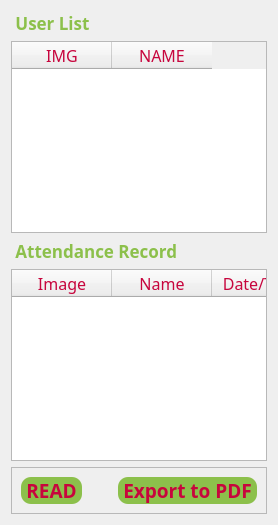
         <widget class="QWidget" name="tab_14">
          <attribute name="title">
           <string>DB</string>
          </attribute>
          <layout class="QVBoxLayout" name="verticalLayout_3">
           <item>
            <widget class="QLabel" name="label_35">
             <property name="font">
              <font>
               <family>PMingLiU-ExtB</family>
               <pointsize>13</pointsize>
               <weight>75</weight>
               <bold>true</bold>
              </font>
             </property>
             <property name="styleSheet">
              <string notr="true">color:rgb(140, 192, 75);</string>
             </property>
             <property name="text">
              <string> User List</string>
             </property>
            </widget>
           </item>
           <item>
            <widget class="QTableWidget" name="tableWid">
             <property name="sizePolicy">
              <sizepolicy hsizetype="Expanding" vsizetype="Expanding">
               <horstretch>0</horstretch>
               <verstretch>1</verstretch>
              </sizepolicy>
             </property>
             <property name="font">
              <font>
               <family>Yu Gothic UI Semilight</family>
               <pointsize>12</pointsize>
               <weight>50</weight>
               <bold>false</bold>
              </font>
             </property>
             <property name="autoFillBackground">
              <bool>false</bool>
             </property>
             <property name="styleSheet">
              <string notr="true">selection-background-color:rgb(140, 192, 75);


color: rgb(199, 5, 61);
</string>
             </property>
             <property name="lineWidth">
              <number>1</number>
             </property>
             <property name="verticalScrollBarPolicy">
              <enum>Qt::ScrollBarAlwaysOff</enum>
             </property>
             <property name="dragEnabled">
              <bool>false</bool>
             </property>
             <property name="textElideMode">
              <enum>Qt::ElideRight</enum>
             </property>
             <property name="showGrid">
              <bool>false</bool>
             </property>
             <property name="wordWrap">
              <bool>true</bool>
             </property>
             <property name="cornerButtonEnabled">
              <bool>true</bool>
             </property>
             <property name="rowCount">
              <number>40</number>
             </property>
             <property name="columnCount">
              <number>2</number>
             </property>
             <attribute name="horizontalHeaderHighlightSections">
              <bool>true</bool>
             </attribute>
             <attribute name="horizontalHeaderStretchLastSection">
              <bool>false</bool>
             </attribute>
             <attribute name="verticalHeaderVisible">
              <bool>false</bool>
             </attribute>
             <attribute name="verticalHeaderShowSortIndicator" stdset="0">
              <bool>false</bool>
             </attribute>
             <row/>
             <row/>
             <row/>
             <row/>
             <row/>
             <row/>
             <row/>
             <row/>
             <row/>
             <row/>
             <row/>
             <row/>
             <row/>
             <row/>
             <row/>
             <row/>
             <row/>
             <row/>
             <row/>
             <row/>
             <row/>
             <row/>
             <row/>
             <row/>
             <row/>
             <row/>
             <row/>
             <row/>
             <row/>
             <row/>
             <row/>
             <row/>
             <row/>
             <row/>
             <row/>
             <row/>
             <row/>
             <row/>
             <row/>
             <row/>
             <column>
              <property name="text">
               <string>IMG</string>
              </property>
             </column>
             <column>
              <property name="text">
               <string>NAME</string>
              </property>
             </column>
            </widget>
           </item>
           <item>
            <widget class="QLabel" name="label_36">
             <property name="font">
              <font>
               <family>PMingLiU-ExtB</family>
               <pointsize>13</pointsize>
               <weight>75</weight>
               <bold>true</bold>
              </font>
             </property>
             <property name="styleSheet">
              <string notr="true">color:rgb(140, 192, 75);
</string>
             </property>
             <property name="text">
              <string> Attendance Record</string>
             </property>
            </widget>
           </item>
           <item>
            <widget class="QTableWidget" name="tableWid_2">
             <property name="sizePolicy">
              <sizepolicy hsizetype="Expanding" vsizetype="Expanding">
               <horstretch>0</horstretch>
               <verstretch>1</verstretch>
              </sizepolicy>
             </property>
             <property name="font">
              <font>
               <family>Yu Gothic UI Semilight</family>
               <pointsize>12</pointsize>
               <weight>50</weight>
               <bold>false</bold>
              </font>
             </property>
             <property name="cursor" stdset="0">
              <cursorShape>PointingHandCursor</cursorShape>
             </property>
             <property name="whatsThis">
              <string/>
             </property>
             <property name="autoFillBackground">
              <bool>false</bool>
             </property>
             <property name="styleSheet">
              <string notr="true">selection-background-color:rgb(140, 192, 75);
color: rgb(199, 5, 61);</string>
             </property>
             <property name="lineWidth">
              <number>0</number>
             </property>
             <property name="verticalScrollBarPolicy">
              <enum>Qt::ScrollBarAlwaysOff</enum>
             </property>
             <property name="horizontalScrollBarPolicy">
              <enum>Qt::ScrollBarAlwaysOff</enum>
             </property>
             <property name="sizeAdjustPolicy">
              <enum>QAbstractScrollArea::AdjustIgnored</enum>
             </property>
             <property name="dragEnabled">
              <bool>false</bool>
             </property>
             <property name="textElideMode">
              <enum>Qt::ElideRight</enum>
             </property>
             <property name="showGrid">
              <bool>false</bool>
             </property>
             <property name="gridStyle">
              <enum>Qt::SolidLine</enum>
             </property>
             <property name="wordWrap">
              <bool>true</bool>
             </property>
             <property name="rowCount">
              <number>40</number>
             </property>
             <property name="columnCount">
              <number>5</number>
             </property>
             <attribute name="horizontalHeaderCascadingSectionResizes">
              <bool>false</bool>
             </attribute>
             <attribute name="horizontalHeaderHighlightSections">
              <bool>true</bool>
             </attribute>
             <attribute name="horizontalHeaderStretchLastSection">
              <bool>false</bool>
             </attribute>
             <attribute name="verticalHeaderVisible">
              <bool>false</bool>
             </attribute>
             <row/>
             <row/>
             <row/>
             <row/>
             <row/>
             <row/>
             <row/>
             <row/>
             <row/>
             <row/>
             <row/>
             <row/>
             <row/>
             <row/>
             <row/>
             <row/>
             <row/>
             <row/>
             <row/>
             <row/>
             <row/>
             <row/>
             <row/>
             <row/>
             <row/>
             <row/>
             <row/>
             <row/>
             <row/>
             <row/>
             <row/>
             <row/>
             <row/>
             <row/>
             <row/>
             <row/>
             <row/>
             <row/>
             <row/>
             <row/>
             <column>
              <property name="text">
               <string>Image</string>
              </property>
             </column>
             <column>
              <property name="text">
               <string>Name</string>
              </property>
             </column>
             <column>
              <property name="text">
               <string>Date/Time</string>
              </property>
             </column>
             <column>
              <property name="text">
               <string>Status</string>
              </property>
             </column>
             <column>
              <property name="text">
               <string>CT</string>
              </property>
             </column>
            </widget>
           </item>
           <item>
            <widget class="QFrame" name="frame_6">
             <property name="font">
              <font>
               <pointsize>14</pointsize>
              </font>
             </property>
             <property name="frameShape">
              <enum>QFrame::StyledPanel</enum>
             </property>
             <property name="frameShadow">
              <enum>QFrame::Raised</enum>
             </property>
             <layout class="QHBoxLayout" name="horizontalLayout_3">
              <item alignment="Qt::AlignLeft">
               <widget class="QPushButton" name="READ">
                <property name="maximumSize">
                 <size>
                  <width>16777215</width>
                  <height>16777215</height>
                 </size>
                </property>
                <property name="font">
                 <font>
                  <family>PMingLiU-ExtB</family>
                  <pointsize>14</pointsize>
                  <weight>75</weight>
                  <bold>true</bold>
                 </font>
                </property>
                <property name="cursor">
                 <cursorShape>PointingHandCursor</cursorShape>
                </property>
                <property name="styleSheet">
                 <string notr="true">QPushButton#READ{
background-color:rgb(140, 192, 75);
border-radius:10px;
color: rgb(199, 5, 61);

}

QPushButton#READ:pressed{
background-color:rgb(100,146,0);
color: rgb(199, 5, 61);
}
</string>
                </property>
                <property name="text">
                 <string> READ </string>
                </property>
               </widget>
              </item>
              <item alignment="Qt::AlignLeft">
               <widget class="QPushButton" name="export_2">
                <property name="font">
                 <font>
                  <family>PMingLiU-ExtB</family>
                  <pointsize>14</pointsize>
                  <weight>75</weight>
                  <bold>true</bold>
                 </font>
                </property>
                <property name="styleSheet">
                 <string notr="true">QPushButton#export_2{
background-color:rgb(140, 192, 75);
border-radius:10px;
color: rgb(199, 5, 61);

}

QPushButton#export_2:pressed{
background-color:rgb(100,146,0);
color: rgb(199, 5, 61);
}
</string>
                </property>
                <property name="text">
                 <string> Export to PDF </string>
                </property>
               </widget>
              </item>
             </layout>
            </widget>
           </item>
          </layout>
         </widget>
